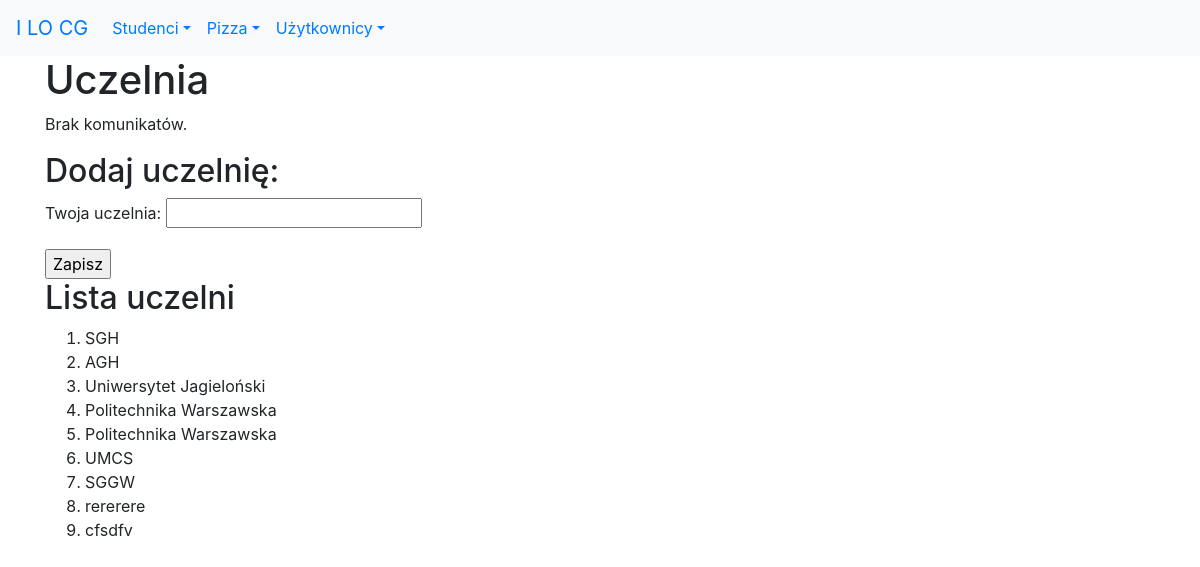
/studenci/uczelnia/ (signed in), run on the app's committed database.
### studenci/models.py (models this page shows, shortened)
class Uczelnia(models.Model):
    nazwa = models.CharField(
        verbose_name='uczelnia',
        max_length=30,
        help_text='Nazwa uczelni')
    class Meta:
        verbose_name_plural = "uczelnie"

### studenci/views.py (the view)
# urls.py: path('uczelnia/', views.uczelnia, name='uczelnia'),
def uczelnia(request):
    if request.method == 'POST':
        form = UczelniaForm(request.POST)
        if form.is_valid():
            u = Uczelnia(nazwa=form.cleaned_data['nazwa'])
            u.save()
            messages.success(request, "Dane zapisano!")
            return redirect(reverse('studenci:uczelnia'))
    else:
        form = UczelniaForm()
    uczelnia = Uczelnia.objects.all()
    kontekst = {
        'form': form,
        'uczelnia': uczelnia
    }
    if request.user.has_perm('studenci.add_uczelnia'):
        return render(request, 'studenci/uczelnia.html', kontekst)
    else:
        messages.info(request, "Nie możesz dodawać uczelni!!")
        return redirect(reverse('studenci:index'))

### studenci/form.py
class UczelniaForm(forms.Form):
     nazwa = forms.CharField(
        label="Twoja uczelnia:",
        max_length=30,
        widget=forms.TextInput()
     )

### studenci/templates/studenci/uczelnia.html (shortened to what this page needs)
{% extends 'szablon.html' %}
{% block naglowek %}Uczelnia{% endblock naglowek %}
{% block tresc %}
<h2>Dodaj uczelnię:</h2>
<form action="." method="POST">
    {{ form.as_p }}
    <input type="submit" value="Zapisz">
</form>
<h2>Lista uczelni</h2>
<ol>
    {% for uczelnia in uczelnia %}
        <li>{{ uczelnia.nazwa }}</li>
    {% endfor %}
</ol>
{% endblock tresc %}

### data on the page
Uczelnia: nazwa "SGH"
Uczelnia: nazwa "AGH"
Uczelnia: nazwa "Uniwersytet Jagieloński"
Uczelnia: nazwa "Politechnika Warszawska"
Uczelnia: nazwa "Politechnika Warszawska"
Uczelnia: nazwa "UMCS"
Uczelnia: nazwa "SGGW"
Uczelnia: nazwa "rererere"
Uczelnia: nazwa "cfsdfv"
